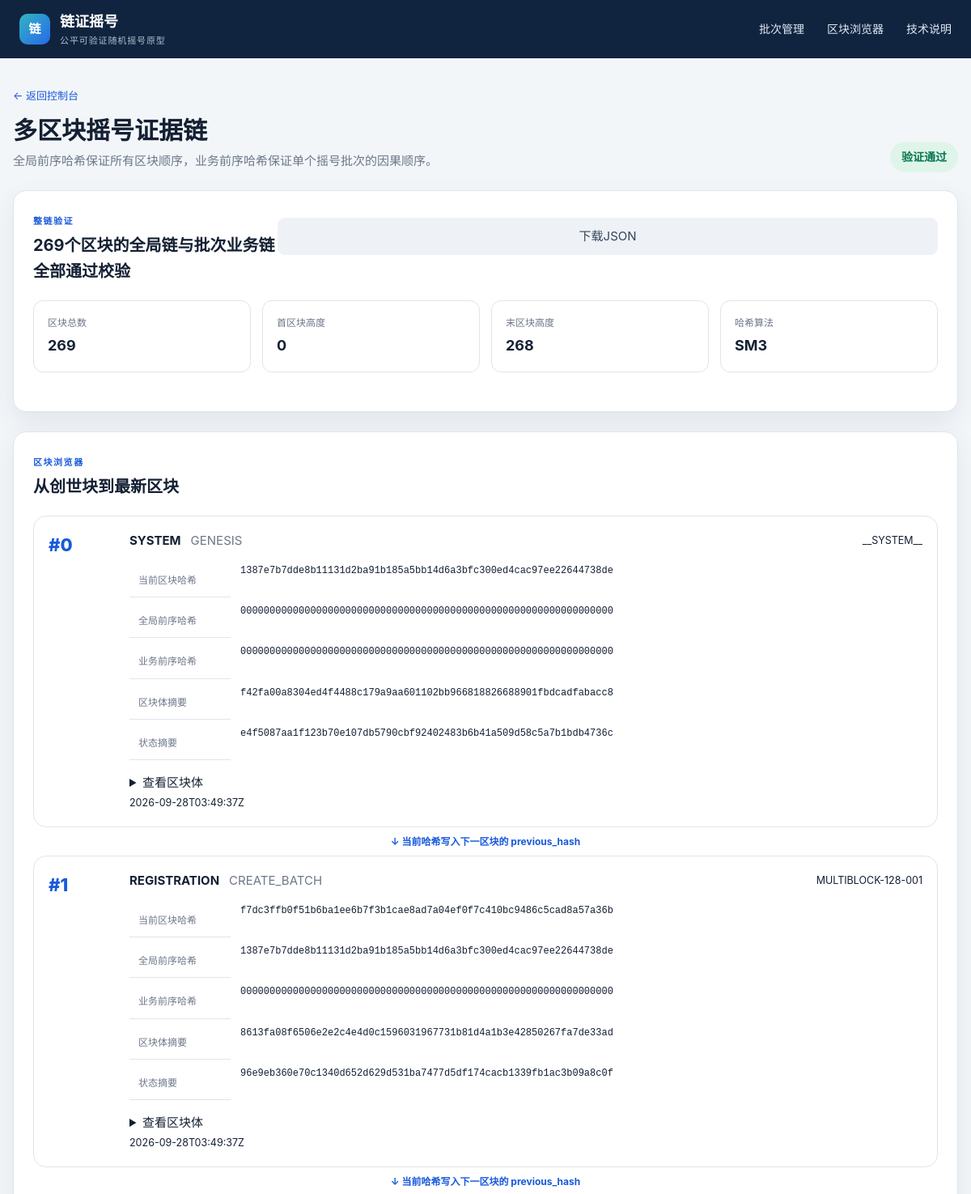
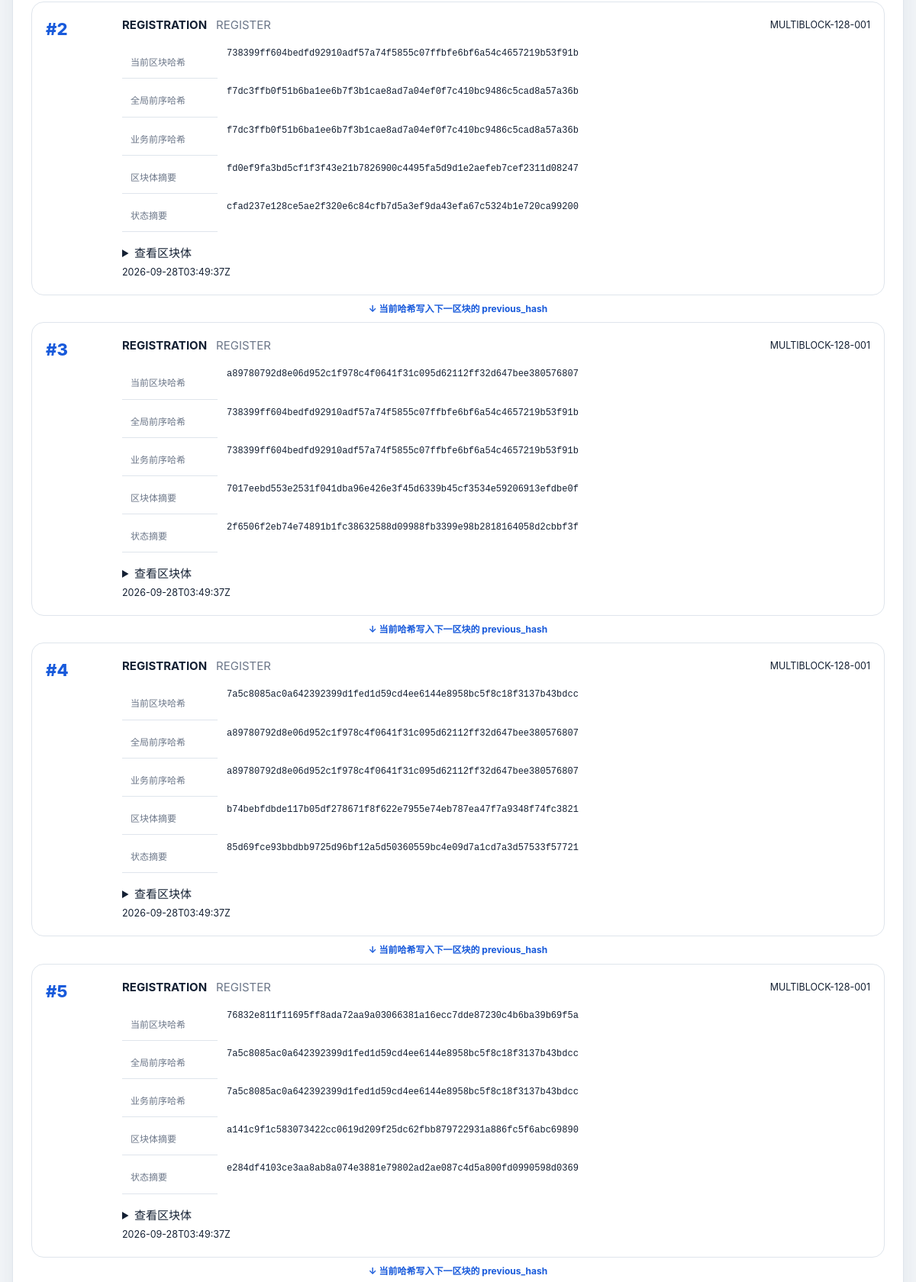
The app's page /chain (upper part) with its own data (2 pictures, top to bottom).
### tables this page shows
CREATE TABLE ledger_blocks (
    height INTEGER PRIMARY KEY,
    previous_hash TEXT NOT NULL,
    tx_type TEXT NOT NULL,
    payload_json TEXT NOT NULL,
    timestamp TEXT NOT NULL,
    block_hash TEXT NOT NULL UNIQUE,
    batch_id TEXT,
    stage TEXT NOT NULL DEFAULT 'LEGACY',
    data_hash TEXT,
    state_hash TEXT,
    business_previous_hash TEXT
);

### app.py (the view)
    @app.get("/chain")
    def chain_explorer():
        db = get_db()
        chain_ok, chain_detail = verify_ledger(db)
        blocks = export_chain(db)
        return render_template(
            "chain.html", blocks=blocks, chain_ok=chain_ok, chain_detail=chain_detail
        )

### crypto_utils.py (called while the page is built)
def sm3(data: bytes) -> bytes:
    return hashlib.new("sm3", data).digest()

def sm3_hex(data: bytes) -> str:
    return sm3(data).hex()

def field(value: str | bytes) -> bytes:
    raw = value if isinstance(value, bytes) else value.encode("utf-8")
    return len(raw).to_bytes(4, "big") + raw

def canonical_json(value: object) -> bytes:
    return json.dumps(
        value, ensure_ascii=False, sort_keys=True, separators=(",", ":")
    ).encode("utf-8")

### database.py (called while the page is built)
def connect(path: str | Path) -> sqlite3.Connection:
    conn = sqlite3.connect(path)
    conn.row_factory = sqlite3.Row
    conn.execute("PRAGMA foreign_keys = ON")
    return conn

### ledger.py (called while the page is built)
def block_digest_v2(
    height: int,
    previous_hash: str,
    batch_id: str,
    stage: str,
    tx_type: str,
    data_hash: str,
    state_hash: str,
    business_previous_hash: str,
    timestamp: str,
) -> str:
    return sm3_hex(
        b"\x41"
        + field("LOTTERY-BLOCK-V2")
        + height.to_bytes(8, "big")
        + field(bytes.fromhex(previous_hash))
        + field(batch_id)
        + field(stage)
        + field(tx_type)
        + field(bytes.fromhex(data_hash))
        + field(bytes.fromhex(state_hash))
        + field(bytes.fromhex(business_previous_hash))
        + field(timestamp)
    )

def export_chain(conn, batch_id: str | None = None) -> list[dict]:
    sql = "SELECT * FROM ledger_blocks"
    params: tuple = ()
    if batch_id is not None:
        sql += " WHERE batch_id=?"
        params = (batch_id,)
    sql += " ORDER BY height"
    return [
        {
            "height": row["height"],
            "previous_hash": row["previous_hash"],
            "block_hash": row["block_hash"],
            "batch_id": row["batch_id"],
            "stage": row["stage"],
            "tx_type": row["tx_type"],
            "timestamp": row["timestamp"],
            "data_hash": row["data_hash"],
            "state_hash": row["state_hash"],
            "business_previous_hash": row["business_previous_hash"],
            "payload": json.loads(row["payload_json"]),
        }
        for row in conn.execute(sql, params).fetchall()
    ]

### templates/chain.html (shortened to what this page needs)
{% extends "base.html" %}
{% block content %}
<div class="page-head">
  <div><a class="back" href="{{ url_for('index') }}">← 返回控制台</a><h1>多区块摇号证据链</h1><p>全局前序哈希保证所有区块顺序，业务前序哈希保证单个摇号批次的因果顺序。</p></div>
  <span class="badge large {{ 'status-drawn' if chain_ok else 'status-aborted' }}">{{ '验证通过' if chain_ok else '验证失败' }}</span>
</div>
<section class="card">
  <div class="card-head"><div><span class="step">整链验证</span><h2>{{ chain_detail }}</h2></div><a class="button secondary" href="{{ url_for('chain_api') }}">下载JSON</a></div>
  <div class="metrics">
    <div><small>区块总数</small><strong>{{ blocks|length }}</strong></div>
    <div><small>首区块高度</small><strong>{{ blocks[0]['height'] if blocks else '-' }}</strong></div>
    <div><small>末区块高度</small><strong>{{ blocks[-1]['height'] if blocks else '-' }}</strong></div>
    <div><small>哈希算法</small><strong>SM3</strong></div>
  </div>
</section>
<section class="card">
  <div class="card-head"><div><span class="step">区块浏览器</span><h2>从创世块到最新区块</h2></div></div>
  {% if blocks %}
  <div class="chain-list">
    {% for block in blocks %}
    <article class="chain-block">
      <div class="chain-height">#{{ block['height'] }}</div>
      <div class="chain-main">
        <div class="chain-title"><strong>{{ block['stage'] }}</strong><span>{{ block['tx_type'] }}</span><small>{{ block['batch_id'] }}</small></div>
        <dl>
          <dt>当前区块哈希</dt><dd class="mono">{{ block['block_hash'] }}</dd>
          <dt>全局前序哈希</dt><dd class="mono">{{ block['previous_hash'] }}</dd>
          <dt>业务前序哈希</dt><dd class="mono">{{ block['business_previous_hash'] }}</dd>
          <dt>区块体摘要</dt><dd class="mono">{{ block['data_hash'] or 'V1区块' }}</dd>
          <dt>状态摘要</dt><dd class="mono">{{ block['state_hash'] or 'V1区块' }}</dd>
        </dl>
        <details><summary>查看区块体</summary><pre>{{ block['payload']|tojson(indent=2) }}</pre></details>
        <small>{{ block['timestamp'] }}</small>
      </div>
    </article>
    {% if not loop.last %}<div class="chain-link">↓ 当前哈希写入下一区块的 previous_hash</div>{% endif %}
    {% endfor %}
  </div>
  {% else %}<div class="empty">当前没有区块。</div>{% endif %}
</section>
{% endblock %}

### static/style.css (style rules this page uses)
:root { --navy:#10243f;--blue:#185adb;--cyan:#18a0ae;--ink:#142033;--muted:#6c7789;--line:#dfe5ec;--bg:#f3f6f9;--white:#fff;--green:#0b8f65;--red:#c43d4b;--amber:#d98213;--shadow:0 12px 32px rgba(16,36,63,.08) }
* { box-sizing:border-box }
body { margin:0;background:var(--bg);color:var(--ink);font:15px/1.6 Inter,"Noto Sans SC","Microsoft YaHei",sans-serif }
.card { background:var(--white);border:1px solid var(--line);border-radius:16px;padding:24px;box-shadow:var(--shadow);margin-bottom:24px }
.card-head { display:flex;align-items:flex-start;justify-content:space-between;margin-bottom:20px }
.card-head h2 { font-size:20px;margin:3px 0 0 }
.step { color:var(--blue);font-size:11px;font-weight:800;letter-spacing:.14em;text-transform:uppercase }
.button { display:inline-flex;justify-content:center;align-items:center;border:0;border-radius:9px;padding:11px 16px;font-weight:750;text-decoration:none;cursor:pointer;font:inherit;width:100%;margin-top:9px }
.button.secondary { background:#eef2f7;color:#34435a }
.badge { display:inline-flex;align-items:center;border-radius:999px;padding:5px 10px;font-size:12px;font-weight:800;background:#e8eef6;color:#49617e }
.badge.large { font-size:14px;padding:8px 14px }
.status-drawn,.participant-approved { background:#e0f5ea;color:#087752 }
.page-head { display:flex;justify-content:space-between;align-items:flex-end;margin-bottom:22px }
.page-head h1 { font-size:30px;margin:7px 0 0 }
.page-head p { color:var(--muted);margin:2px 0 }
.back { font-size:13px;color:var(--blue);text-decoration:none }
.metrics { display:grid;grid-template-columns:repeat(4,1fr);gap:14px;margin-bottom:24px }
.metrics div { background:white;border:1px solid var(--line);border-radius:12px;padding:17px }
.metrics small,.metrics strong { display:block }
.metrics small { color:var(--muted);font-size:12px }
.metrics strong { font-size:18px;margin-top:5px }
.mono,code { font-family:"SFMono-Regular",Consolas,monospace }
dl { display:grid;grid-template-columns:150px 1fr;margin:24px 0 }
dt,dd { padding:11px;border-bottom:1px solid var(--line);margin:0 }
dt { color:var(--muted) }
.chain-list { display:flex;flex-direction:column;gap:0 }
.chain-block { display:grid;grid-template-columns:82px minmax(0,1fr);gap:18px;border:1px solid var(--line);border-radius:16px;padding:18px;background:#fff }
.chain-height { font-size:22px;font-weight:800;color:var(--blue) }
.chain-title { display:flex;align-items:center;gap:12px;flex-wrap:wrap }
.chain-title span { color:var(--muted) }
.chain-title small { margin-left:auto }
.chain-main dl { display:grid;grid-template-columns:125px minmax(0,1fr);gap:8px 12px;margin:16px 0 }
.chain-main dt { font-size:12px;color:var(--muted) }
.chain-main dd { margin:0;padding:0;border:0;font-size:12px;word-break:break-all }
.chain-link { text-align:center;color:var(--blue);font-size:12px;font-weight:700;padding:8px }

### records on screen
ledger_blocks: height "0", stage "SYSTEM", tx_type "GENESIS", batch_id "__SYSTEM__", block_hash "1387e7b7dde8b11131d2ba91b185a5bb14d6a3bfc300ed4cac97ee22644738de", previous_hash "0000000000000000000000000000000000000000000000000000000000000000", business_previous_hash "0000000000000000000000000000000000000000000000000000000000000000", data_hash "f42fa00a8304ed4f4488c179a9aa601102bb966818826688901fbdcadfabacc8", state_hash "e4f5087aa1f123b70e107db5790cbf92402483b6b41a509d58c5a7b1bdb4736c", timestamp "2026-09-28T03:49:37Z"
ledger_blocks: height "268"
ledger_blocks: height "1", stage "REGISTRATION", tx_type "CREATE_BATCH", batch_id "MULTIBLOCK-128-001", block_hash "f7dc3ffb0f51b6ba1ee6b7f3b1cae8ad7a04ef0f7c410bc9486c5cad8a57a36b", previous_hash "1387e7b7dde8b11131d2ba91b185a5bb14d6a3bfc300ed4cac97ee22644738de", business_previous_hash "0000000000000000000000000000000000000000000000000000000000000000", data_hash "8613fa08f6506e2e2c4e4d0c1596031967731b81d4a1b3e42850267fa7de33ad", state_hash "96e9eb360e70c1340d652d629d531ba7477d5df174cacb1339fb1ac3b09a8c0f", timestamp "2026-09-28T03:49:37Z"
ledger_blocks: height "2", stage "REGISTRATION", tx_type "REGISTER", batch_id "MULTIBLOCK-128-001", block_hash "738399ff604bedfd92910adf57a74f5855c07ffbfe6bf6a54c4657219b53f91b", previous_hash "f7dc3ffb0f51b6ba1ee6b7f3b1cae8ad7a04ef0f7c410bc9486c5cad8a57a36b", business_previous_hash "f7dc3ffb0f51b6ba1ee6b7f3b1cae8ad7a04ef0f7c410bc9486c5cad8a57a36b", data_hash "fd0ef9fa3bd5cf1f3f43e21b7826900c4495fa5d9d1e2aefeb7cef2311d08247", state_hash "cfad237e128ce5ae2f320e6c84cfb7d5a3ef9da43efa67c5324b1e720ca99200", timestamp "2026-09-28T03:49:37Z"
ledger_blocks: height "3", stage "REGISTRATION", tx_type "REGISTER", batch_id "MULTIBLOCK-128-001", block_hash "a89780792d8e06d952c1f978c4f0641f31c095d62112ff32d647bee380576807", previous_hash "738399ff604bedfd92910adf57a74f5855c07ffbfe6bf6a54c4657219b53f91b", business_previous_hash "738399ff604bedfd92910adf57a74f5855c07ffbfe6bf6a54c4657219b53f91b", data_hash "7017eebd553e2531f041dba96e426e3f45d6339b45cf3534e59206913efdbe0f", state_hash "2f6506f2eb74e74891b1fc38632588d09988fb3399e98b2818164058d2cbbf3f", timestamp "2026-09-28T03:49:37Z"
ledger_blocks: height "4", stage "REGISTRATION", tx_type "REGISTER", batch_id "MULTIBLOCK-128-001", block_hash "7a5c8085ac0a642392399d1fed1d59cd4ee6144e8958bc5f8c18f3137b43bdcc", previous_hash "a89780792d8e06d952c1f978c4f0641f31c095d62112ff32d647bee380576807", business_previous_hash "a89780792d8e06d952c1f978c4f0641f31c095d62112ff32d647bee380576807", data_hash "b74bebfdbde117b05df278671f8f622e7955e74eb787ea47f7a9348f74fc3821", state_hash "85d69fce93bbdbb9725d96bf12a5d50360559bc4e09d7a1cd7a3d57533f57721", timestamp "2026-09-28T03:49:37Z"
ledger_blocks: height "5", stage "REGISTRATION", tx_type "REGISTER", batch_id "MULTIBLOCK-128-001", block_hash "76832e811f11695ff8ada72aa9a03066381a16ecc7dde87230c4b6ba39b69f5a", previous_hash "7a5c8085ac0a642392399d1fed1d59cd4ee6144e8958bc5f8c18f3137b43bdcc", business_previous_hash "7a5c8085ac0a642392399d1fed1d59cd4ee6144e8958bc5f8c18f3137b43bdcc", data_hash "a141c9f1c583073422cc0619d209f25dc62fbb879722931a886fc5f6abc69890", state_hash "e284df4103ce3aa8ab8a074e3881e79802ad2ae087c4d5a800fd0990598d0369", timestamp "2026-09-28T03:49:37Z"

### other values on screen
{{ '验证通过' if chain_ok else '验证失败' }} "验证通过"
{{ chain_detail }} "269个区块的全局链与批次业务链全部通过校验"
{{ blocks|length }} "269"
